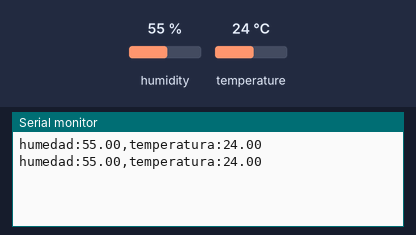
The sketch below on a simulated Arduino Uno, built with avr-gcc and run on an emulated ATmega328P. On the bench: the last lines printed to the serial monitor. Inputs (shaded band) come from the test bench; at power-on: humidity 55 %, temperature 24 °C.

Above: at 8.8 s.
8.9 s: humidity set to 22 %
At 12.8 s:
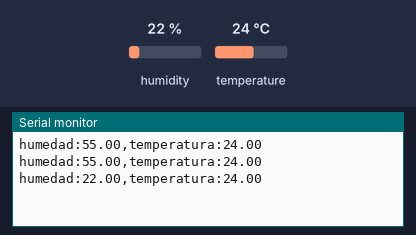
14.9 s: temperature set to 12 °C
At 16.7 s:
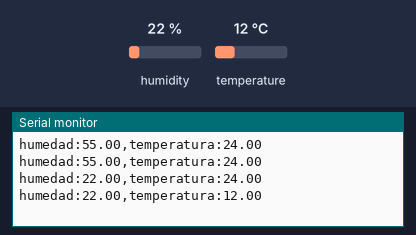
20.9 s: humidity set to 40 %
At 24.6 s:
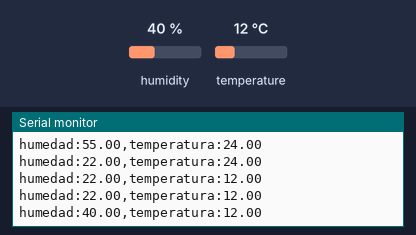
Timing chart, 0 to 26.1 s (numbered marks = the images above; inputs shaded):
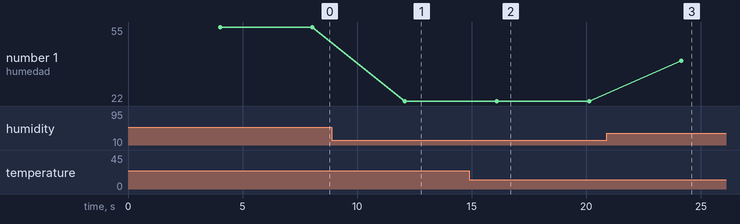

Measured:
- after the input at 8.9 s, the serial monitor: prints a new line after 3.2 s (image 1)
- after the input at 14.9 s, the serial monitor: prints a new line after 1.2 s (image 2)
- after the input at 20.9 s, the serial monitor: prints a new line after 3.2 s (image 3)
- plotted number 1: 55 → 22 after the input at 8.9 s, 22 → 40 after the input at 20.9 s

The sketch:

dht.ino
```cpp
// Incluimos librería
#include <DHT.h>

// Definimos el pin digital donde se conecta el sensor
#define DHTPIN 8
// Dependiendo del tipo de sensor
#define DHTTYPE DHT11

// Inicializamos el sensor DHT11
DHT dht(DHTPIN, DHTTYPE);

void setup() {
  // Inicializamos comunicación serie
  Serial.begin(9600);

  // Comenzamos el sensor DHT
  dht.begin();

}

void loop() {
    // Esperamos 2 segundos entre medidas
  delay(4000);

  // Leemos la humedad relativa
  float h = dht.readHumidity();
  // Leemos la temperatura en grados centígrados (por defecto)
  float t = dht.readTemperature();

  // Comprobamos si ha habido algún error en la lectura
  if (isnan(h) || isnan(t)) {
    Serial.println("Error obteniendo los datos del sensor DHT11");
    return;
  }

  // Calcular el índice de calor en grados centígrados
  //float hic = dht.computeHeatIndex(t, h, false);

  Serial.print("humedad:");
  Serial.print(h);
  Serial.print(",temperatura:");
  Serial.print(t);
  Serial.print("\n");
  //Serial.print("Indice de calor:");
  //Serial.print(hic);

}
```
